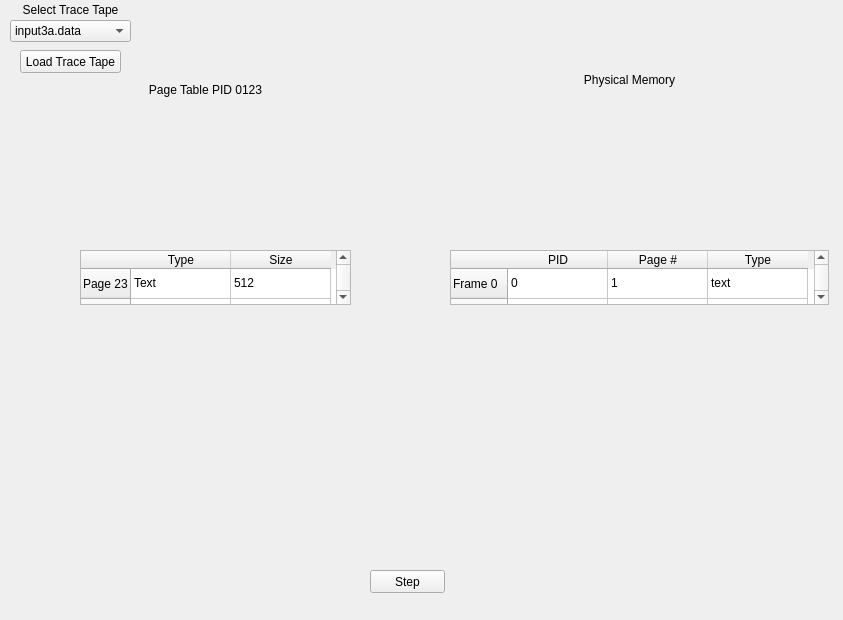
<?xml version="1.0" encoding="UTF-8"?>
<ui version="4.0">
 <class>Widget</class>
 <widget class="QWidget" name="Widget">
  <property name="geometry">
   <rect>
    <x>0</x>
    <y>0</y>
    <width>843</width>
    <height>620</height>
   </rect>
  </property>
  <property name="windowTitle">
   <string>Widget</string>
  </property>
  <widget class="QPushButton" name="stepButton">
   <property name="geometry">
    <rect>
     <x>370</x>
     <y>570</y>
     <width>75</width>
     <height>23</height>
    </rect>
   </property>
   <property name="text">
    <string>Step</string>
   </property>
  </widget>
  <widget class="QPushButton" name="loadButton">
   <property name="geometry">
    <rect>
     <x>20</x>
     <y>50</y>
     <width>101</width>
     <height>23</height>
    </rect>
   </property>
   <property name="text">
    <string>Load Trace Tape</string>
   </property>
  </widget>
  <widget class="QComboBox" name="traceComboBox">
   <property name="geometry">
    <rect>
     <x>10</x>
     <y>20</y>
     <width>121</width>
     <height>22</height>
    </rect>
   </property>
   <item>
    <property name="text">
     <string>input3a.data</string>
    </property>
   </item>
  </widget>
  <widget class="QLabel" name="status_label">
   <property name="geometry">
    <rect>
     <x>20</x>
     <y>0</y>
     <width>101</width>
     <height>20</height>
    </rect>
   </property>
   <property name="text">
    <string>Select Trace Tape</string>
   </property>
   <property name="alignment">
    <set>Qt::AlignCenter</set>
   </property>
  </widget>
  <widget class="QLabel" name="label_2">
   <property name="geometry">
    <rect>
     <x>70</x>
     <y>80</y>
     <width>271</width>
     <height>20</height>
    </rect>
   </property>
   <property name="sizePolicy">
    <sizepolicy hsizetype="Fixed" vsizetype="Fixed">
     <horstretch>0</horstretch>
     <verstretch>0</verstretch>
    </sizepolicy>
   </property>
   <property name="text">
    <string>Page Table PID 0123</string>
   </property>
   <property name="alignment">
    <set>Qt::AlignCenter</set>
   </property>
  </widget>
  <widget class="QTableWidget" name="memory_widget">
   <property name="geometry">
    <rect>
     <x>450</x>
     <y>250</y>
     <width>379</width>
     <height>55</height>
    </rect>
   </property>
   <property name="sizePolicy">
    <sizepolicy hsizetype="Fixed" vsizetype="Maximum">
     <horstretch>0</horstretch>
     <verstretch>0</verstretch>
    </sizepolicy>
   </property>
   <property name="maximumSize">
    <size>
     <width>16777215</width>
     <height>505</height>
    </size>
   </property>
   <row>
    <property name="text">
     <string>Frame 0</string>
    </property>
   </row>
   <row>
    <property name="text">
     <string>Frame 23</string>
    </property>
   </row>
   <column>
    <property name="text">
     <string>PID</string>
    </property>
   </column>
   <column>
    <property name="text">
     <string>Page #</string>
    </property>
   </column>
   <column>
    <property name="text">
     <string>Type</string>
    </property>
   </column>
   <item row="0" column="0">
    <property name="text">
     <string>0</string>
    </property>
   </item>
   <item row="0" column="1">
    <property name="text">
     <string>1</string>
    </property>
   </item>
   <item row="0" column="2">
    <property name="text">
     <string>text</string>
    </property>
   </item>
  </widget>
  <widget class="QLabel" name="label_3">
   <property name="geometry">
    <rect>
     <x>440</x>
     <y>70</y>
     <width>379</width>
     <height>20</height>
    </rect>
   </property>
   <property name="sizePolicy">
    <sizepolicy hsizetype="Fixed" vsizetype="Fixed">
     <horstretch>0</horstretch>
     <verstretch>0</verstretch>
    </sizepolicy>
   </property>
   <property name="text">
    <string>Physical Memory</string>
   </property>
   <property name="alignment">
    <set>Qt::AlignCenter</set>
   </property>
  </widget>
  <widget class="QTableWidget" name="memory_widget_2">
   <property name="geometry">
    <rect>
     <x>80</x>
     <y>250</y>
     <width>271</width>
     <height>55</height>
    </rect>
   </property>
   <property name="sizePolicy">
    <sizepolicy hsizetype="Fixed" vsizetype="Maximum">
     <horstretch>0</horstretch>
     <verstretch>0</verstretch>
    </sizepolicy>
   </property>
   <property name="maximumSize">
    <size>
     <width>16777215</width>
     <height>505</height>
    </size>
   </property>
   <row>
    <property name="text">
     <string>Page 23</string>
    </property>
   </row>
   <row>
    <property name="text">
     <string>Page 23</string>
    </property>
   </row>
   <column>
    <property name="text">
     <string>Type</string>
    </property>
   </column>
   <column>
    <property name="text">
     <string>Size</string>
    </property>
   </column>
   <item row="0" column="0">
    <property name="text">
     <string>Text</string>
    </property>
   </item>
   <item row="0" column="1">
    <property name="text">
     <string>512</string>
    </property>
   </item>
  </widget>
 </widget>
 <layoutdefault spacing="6" margin="11"/>
 <resources/>
 <connections/>
</ui>
